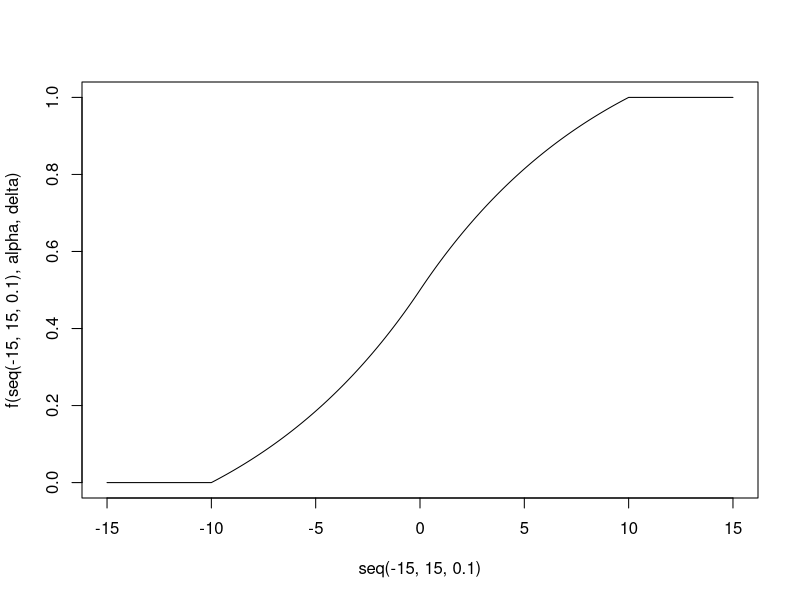

Write R code to recreate this figure.
f_left <- function(t, alpha, delta) {
  return((1 - (1-exp(alpha*t))/(1-exp(-alpha*delta)))/2)
}

f <- function(t, alpha, delta) {
  rv <- 
    ifelse(t < -delta, 
           0, 
           ifelse(t > delta,
                  1,
                  ifelse(t<=0,
                         f_left(t,alpha,delta),
                         1-f_left(-t,alpha,delta)))
           )
     
  return(rv)
}


sigma_tree <- function(alpha, sigma) {
  delta <- 2*sigma
  var <- sigma^2
  (2+(-2-alpha*delta*(2+alpha*delta))*exp(-alpha*delta)) / ( alpha^2 * (1 - exp(-alpha*delta))) - var
}

sigma <- 5
delta <- 2 * sigma
alpha <- uniroot(f = sigma_tree, lower = 1/(10*sigma), upper = 5*(1/sigma), sigma = sigma)$root


plot(x = seq(-15,15,0.1),f(seq(-15,15,0.1), alpha, delta), type = "l")


F <- function(t, alpha, delta) {
  if(t<=0 & t>= -delta) {
    A <- delta * (1-1/(1-exp(-alpha*delta))) - (exp(-alpha*delta))/((1-exp(-alpha*delta)*alpha))
    B <- 1-1/(1-exp(-alpha*delta))
    C <- 1/((1-exp(-alpha*delta) * alpha))
    return(A + B*t + C*exp(alpha*t))
  }
}


